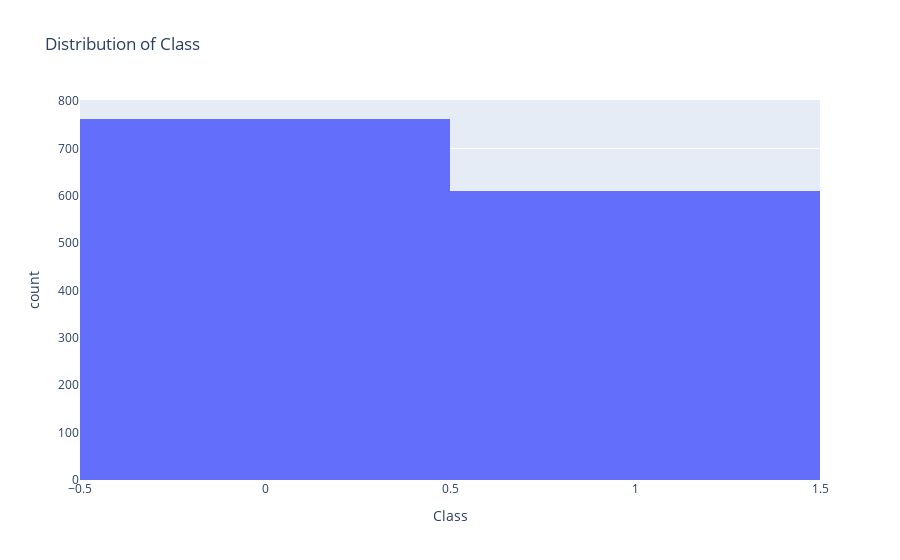

Notebook cell for this chart:
### Code cell
fig=px.histogram(df, 
                 x="Class",
                 hover_data=df.columns,
                 title="Distribution of Class")
fig.show()

### Figure 1 — Plotly figure (JSON) as saved in the notebook; plotly's stock layout.template omitted (floating-point values rounded to 4 significant figures; data arrays with more than 128 entries replaced by an {"elided": "..."} marker saying what was removed)
{"data": [{"alignmentgroup": "True", "bingroup": "x", "hovertemplate": "Class=%{x}<br>count=%{y}<extra></extra>", "legendgroup": "", "marker": {"color": "#636efa", "pattern": {"shape": ""}}, "name": "", "offsetgroup": "", "orientation": "v", "showlegend": false, "type": "histogram", "x": {"elided": "1372 int values"}, "xaxis": "x", "yaxis": "y"}], "layout": {"barmode": "relative", "legend": {"tracegroupgap": 0}, "title": {"text": "Distribution of Class"}, "xaxis": {"anchor": "y", "domain": [0, 1], "title": {"text": "Class"}}, "yaxis": {"anchor": "x", "domain": [0, 1], "title": {"text": "count"}}}}
